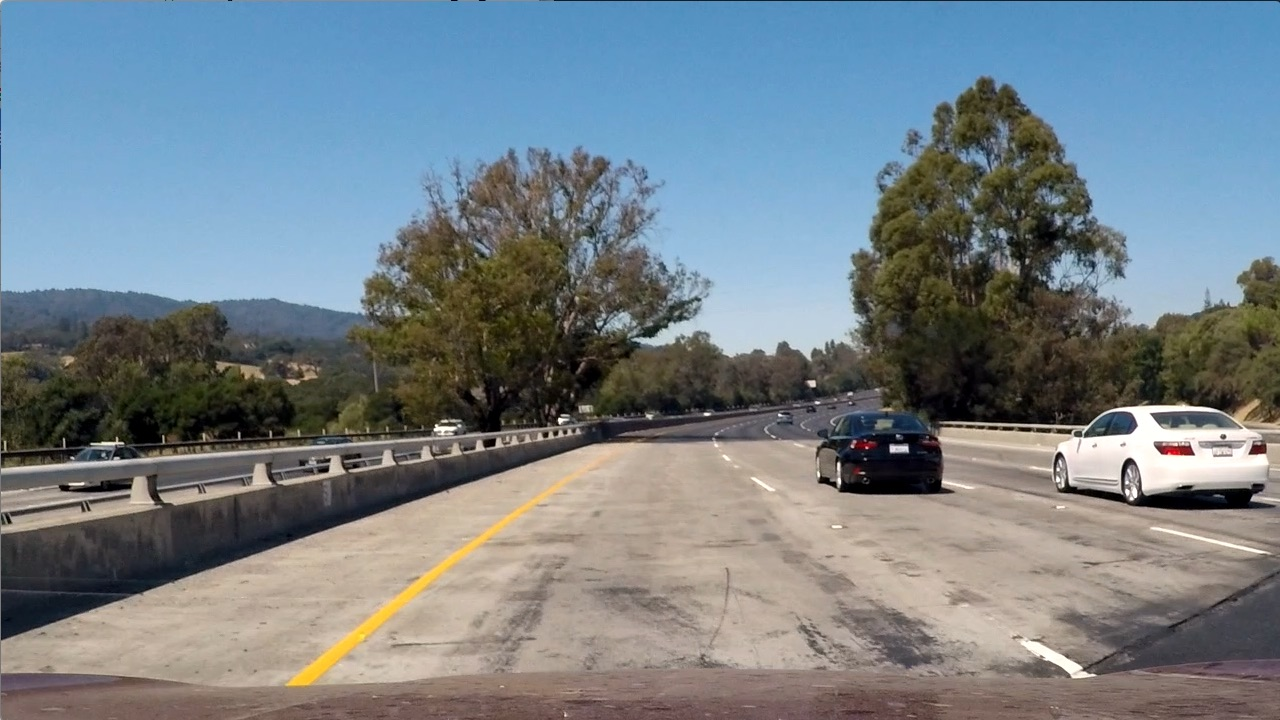
#> input picture test_images/test1.jpg, 1280 x 720 px
$ jupyter execute --allow-errors solution.ipynb   (older library calls are emulated)
#> lines starting #> are read from the running program, lines starting #| are printed output that depends on the picture; after the words box and inside, x2 and y2 are one past the last pixel; in counts of white or black regions, pixels touching at a corner belong together
[cell 1]
import matplotlib.image as mpimg
import matplotlib.pyplot as plt
import numpy as np
import cv2
import glob
import time
import os
import random
import itertools
from skimage.feature import hog
from sklearn.svm import LinearSVC
from sklearn.preprocessing import StandardScaler
from sklearn.model_selection import train_test_split
from scipy.ndimage.measurements import label
from collections import deque
from moviepy.editor import VideoFileClip

### Helper functions

[cell 2]
# Function to return HOG features and visualization
# [37 lines left out: functions get_hog_features, bin_spatial, color_hist, not called in this run]

# Function to extract features from a list of images
def extract_features(imgs, color_space='RGB', spatial_size=(32, 32),
                        hist_bins=32, orient=9,
                        pix_per_cell=8, cell_per_block=2, hog_channel=0,
                        spatial_feat=True, hist_feat=True, hog_feat=True):
    # Create a list to append feature vectors to
    features = []
    # Iterate through the list of images
    for file in imgs:
        file_features = []
        # Read in each one by one
        image = mpimg.imread(file)
        # apply color conversion if other than 'RGB'
        if color_space != 'RGB':
            if color_space == 'HSV':
                feature_image = cv2.cvtColor(image, cv2.COLOR_RGB2HSV)
            elif color_space == 'LUV':
                feature_image = cv2.cvtColor(image, cv2.COLOR_RGB2LUV)
            elif color_space == 'HLS':
                feature_image = cv2.cvtColor(image, cv2.COLOR_RGB2HLS)
            elif color_space == 'YUV':
                feature_image = cv2.cvtColor(image, cv2.COLOR_RGB2YUV)
            elif color_space == 'YCrCb':
                feature_image = cv2.cvtColor(image, cv2.COLOR_RGB2YCrCb)
        else: feature_image = np.copy(image)

        if spatial_feat == True:
            spatial_features = bin_spatial(feature_image, size=spatial_size)
            file_features.append(spatial_features)
        if hist_feat == True:
            # Apply color_hist()
            hist_features = color_hist(feature_image, nbins=hist_bins)
            file_features.append(hist_features)
        if hog_feat == True:
        # Call get_hog_features() with vis=False, feature_vec=True
            if hog_channel == 'ALL':
                hog_features = []
                for channel in range(feature_image.shape[2]):
                    hog_features.append(get_hog_features(feature_image[:,:,channel],
                                        orient, pix_per_cell, cell_per_block,
                                        vis=False, feature_vec=True))
                hog_features = np.ravel(hog_features)
            else:
                hog_features = get_hog_features(feature_image[:,:,hog_channel], orient,
                            pix_per_cell, cell_per_block, vis=False, feature_vec=True)
            # Append the new feature vector to the features list
            file_features.append(hog_features)
        features.append(np.concatenate(file_features))
    # Return list of feature vectors
    return features

# Function to create sliding windows.
# It takes an image, start and stop positions in both x and y,
# window size (x and y dimensions) and overlap fraction (for both x and y)
def slide_window(img, x_start_stop=[None, None], y_start_stop=[None, None],
                    xy_window=(64, 64), xy_overlap=(0.5, 0.5)):
    # If x and/or y start/stop positions not defined, set to image size
    if x_start_stop[0] == None:
        x_start_stop[0] = 0
    if x_start_stop[1] == None:
        x_start_stop[1] = img.shape[1]
    if y_start_stop[0] == None:
        y_start_stop[0] = 0
    if y_start_stop[1] == None:
        y_start_stop[1] = img.shape[0]
    # Compute the span of the region to be searched
    xspan = x_start_stop[1] - x_start_stop[0]
    yspan = y_start_stop[1] - y_start_stop[0]
    # Compute the number of pixels per step in x/y
    nx_pix_per_step = np.int(xy_window[0]*(1 - xy_overlap[0]))
    ny_pix_per_step = np.int(xy_window[1]*(1 - xy_overlap[1]))
    # Compute the number of windows in x/y
    nx_buffer = np.int(xy_window[0]*(xy_overlap[0]))
    ny_buffer = np.int(xy_window[1]*(xy_overlap[1]))
    nx_windows = np.int((xspan-nx_buffer)/nx_pix_per_step)
    ny_windows = np.int((yspan-ny_buffer)/ny_pix_per_step)
    # Initialize a list to append window positions to
    window_list = []
    # Loop through finding x and y window positions
    # Note: you could vectorize this step, but in practice
    # you'll be considering windows one by one with your
    # classifier, so looping makes sense
    for ys in range(ny_windows):
        for xs in range(nx_windows):
            # Calculate window position
            startx = xs*nx_pix_per_step + x_start_stop[0]
            endx = startx + xy_window[0]
            starty = ys*ny_pix_per_step + y_start_stop[0]
            endy = starty + xy_window[1]

            # Append window position to list
            window_list.append(((startx, starty), (endx, endy)))
    # Return the list of windows
    return window_list

# Function to draw bounding boxes
def draw_boxes(img, bboxes, color=(0, 0, 255), thick=6):
    # Make a copy of the image
    imcopy = np.copy(img)
    # Iterate through the bounding boxes
    for bbox in bboxes:
        # Draw a rectangle given bbox coordinates
        cv2.rectangle(imcopy, bbox[0], bbox[1], color, thick)
    # Return the image copy with boxes drawn
    return imcopy

# TODO remove?
# Function to extract features from a single image window.
# [77 lines left out: functions single_img_features, search_windows, not called in this run]

### Reading images of two classes for training and testing

[cell 3]
# Read in cars and notcars
cars = glob.glob('./data/vehicles/*/*.png')
notcars = glob.glob('./data/non-vehicles/*/*.png')

#> (the rest of this cell did not finish here and is left out)

### The feature parameters

[cell 4]
color_space = 'YCrCb'#'RGB' # Can be RGB, HSV, LUV, HLS, YUV, YCrCb
orient = 8  # HOG orientations
pix_per_cell = 8 # HOG pixels per cell
cell_per_block = 2 # HOG cells per block
hog_channel = 'ALL'#0 # Can be 0, 1, 2, or "ALL"
spatial_size = (16, 16)#(16, 16) # Spatial binning dimensions
hist_bins = 32    # Number of histogram bins
spatial_feat = True # Spatial features on or off
hist_feat = True # Histogram features on or off
hog_feat = True # HOG features on or off

y_start_stop=[400, 600] # Min and max in y to search in slide_window()

### Visualise HOG features

[cell 5]
# [18 lines left out: function visualise_hog_features, not called in this run]

#> (the rest of this cell did not finish here and is left out)

### Classifier training

[cell 6]
def train_classifier():

    car_features = extract_features(cars, color_space=color_space,
                        spatial_size=spatial_size, hist_bins=hist_bins,
                        orient=orient, pix_per_cell=pix_per_cell,
                        cell_per_block=cell_per_block,
                        hog_channel=hog_channel, spatial_feat=spatial_feat,
                        hist_feat=hist_feat, hog_feat=hog_feat)
    notcar_features = extract_features(notcars, color_space=color_space,
                        spatial_size=spatial_size, hist_bins=hist_bins,
                        orient=orient, pix_per_cell=pix_per_cell,
                        cell_per_block=cell_per_block,
                        hog_channel=hog_channel, spatial_feat=spatial_feat,
                        hist_feat=hist_feat, hog_feat=hog_feat)

    X = np.vstack((car_features, notcar_features)).astype(np.float64)
    # Fit a per-column scaler
    X_scaler = StandardScaler().fit(X)
    # Apply the scaler to X
    scaled_X = X_scaler.transform(X)
    # Define the labels vector
    y = np.hstack((np.ones(len(car_features)), np.zeros(len(notcar_features))))

    # Split up data into randomized training and test sets
    rand_state = np.random.randint(0, 100)
    X_train, X_test, y_train, y_test = train_test_split(
        scaled_X, y, test_size=0.1, random_state=rand_state)

    print('Using:',orient,'orientations',pix_per_cell, 'pixels per cell and', cell_per_block,'cells per block')
    print('Feature vector length:', len(X_train[0]))
    # Use a linear SVC
    svc = LinearSVC()
    # Check the training time for the SVC
    t=time.time()
    svc.fit(X_train, y_train)
    t2 = time.time()
    print(round(t2-t, 2), 'Seconds to train SVC...')
    # Check the score of the SVC
    print('Test Accuracy of SVC = ', round(svc.score(X_test, y_test), 4))
    # Check the prediction time for a single sample
    t=time.time()

    return X_scaler, svc

#> (the rest of this cell did not finish here and is left out)

### Sliding window

[cell 7]
def visualise_sliding_window(image):

    draw_image = np.copy(image)

    # Uncomment the following line if you extracted training
    # data from .png images (scaled 0 to 1 by mpimg) and the
    # image you are searching is a .jpg (scaled 0 to 255)
    image = image.astype(np.float32)/255

    windows = slide_window(image, x_start_stop=[None, None], y_start_stop=y_start_stop,
                        xy_window=(96, 96), xy_overlap=(0.75, 0.75))

    window_img = draw_boxes(draw_image, windows, color=(0, 0, 255), thick=6)

    fig, ax = plt.subplots(figsize=(15,5))
    ax.imshow(window_img)
    ax.set_title('Sliding windows', fontsize=30)

    plt.savefig('./output_images/sliding_windows.jpg')


    hot_windows = search_windows(image, windows, svc, X_scaler, color_space=color_space,
                            spatial_size=spatial_size, hist_bins=hist_bins,
                            orient=orient, pix_per_cell=pix_per_cell,
                            cell_per_block=cell_per_block,
                            hog_channel=hog_channel, spatial_feat=spatial_feat,
                            hist_feat=hist_feat, hog_feat=hog_feat)

    hot_window_img = draw_boxes(draw_image, hot_windows, color=(0, 0, 255), thick=6)

    fig, ax = plt.subplots(figsize=(15,5))
    ax.imshow(hot_window_img)
    ax.set_title('Sliding window', fontsize=30)

    plt.savefig('./output_images/slide_window.jpg')


image = mpimg.imread('./test_images/test1.jpg')
#> image is the input picture: shape (720, 1280, 3); mean R, G, B 117.5, 128.7, 135.5
#> (the rest of this cell did not finish here and is left out)

#> in visualise_sliding_window, `windows = slide_window(image, x_start_stop=[None, None], y_start_stop=..`: windows = 250 items
#> the loop in draw_boxes, `for bbox in bboxes:` made 250 passes
#> bbox on passes 1 to 3: ((0, 400), (96, 496)), ((24, 400), (120, 496)), ((48, 400), (144, 496))
#> after the loop in draw_boxes, `for bbox in bboxes:`:
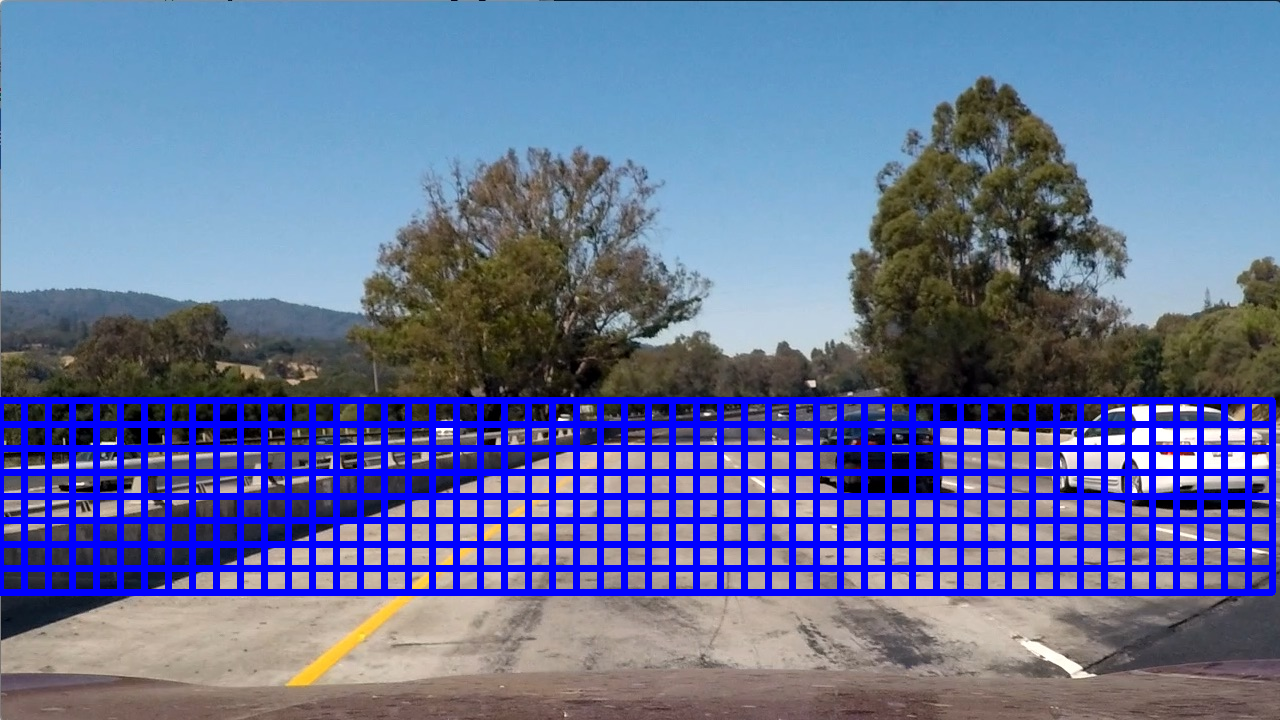
#> imcopy: shape (720, 1280, 3); 14.26% of pixels changed, all inside (x1, y1, x2, y2) = (0, 397, 1276, 596)

### Pipeline

[cell 8]
# [49 lines left out: functions add_heat, apply_threshold, process_labeled_bboxes, process_heat, not called in this run]

[cell 9]
# [25 lines left out: function process_image, not called in this run]

[cell 10]
glob_bbox = deque([], maxlen = 20)

output_video = './result_project_video.mp4' # New video
#> (the rest of this cell did not finish here and is left out)

### Process 6 frames from the video

#> (a cell that did not finish here is left out)

[cell 12]
images = glob.glob("./video_images/frame*.jpg")

def process_frames(images):
    for file in images:
        image = mpimg.imread(file)
        window_img, heatmap = process_image_single(image)
        fig, (ax1, ax2, ax3) = plt.subplots(1, 3, figsize=(20,10))
        heatmap = apply_threshold(heatmap, 1)
        labels = label(heatmap)
        ax1.imshow(window_img)
        ax2.imshow(heatmap)
        ax3.imshow(labels[0], cmap='gray')
        ax1.set_title('Detected vehicles')
        ax2.set_title('Heatmap of the detected vehicles')
        ax3.set_title('scipy.ndimage.measurements.label()')
        ax1.axis('off')
        ax2.axis('off')
        ax3.axis('off')

    plt.savefig('./output_images/video_frames.jpg')
#> (the rest of this cell did not finish here and is left out)

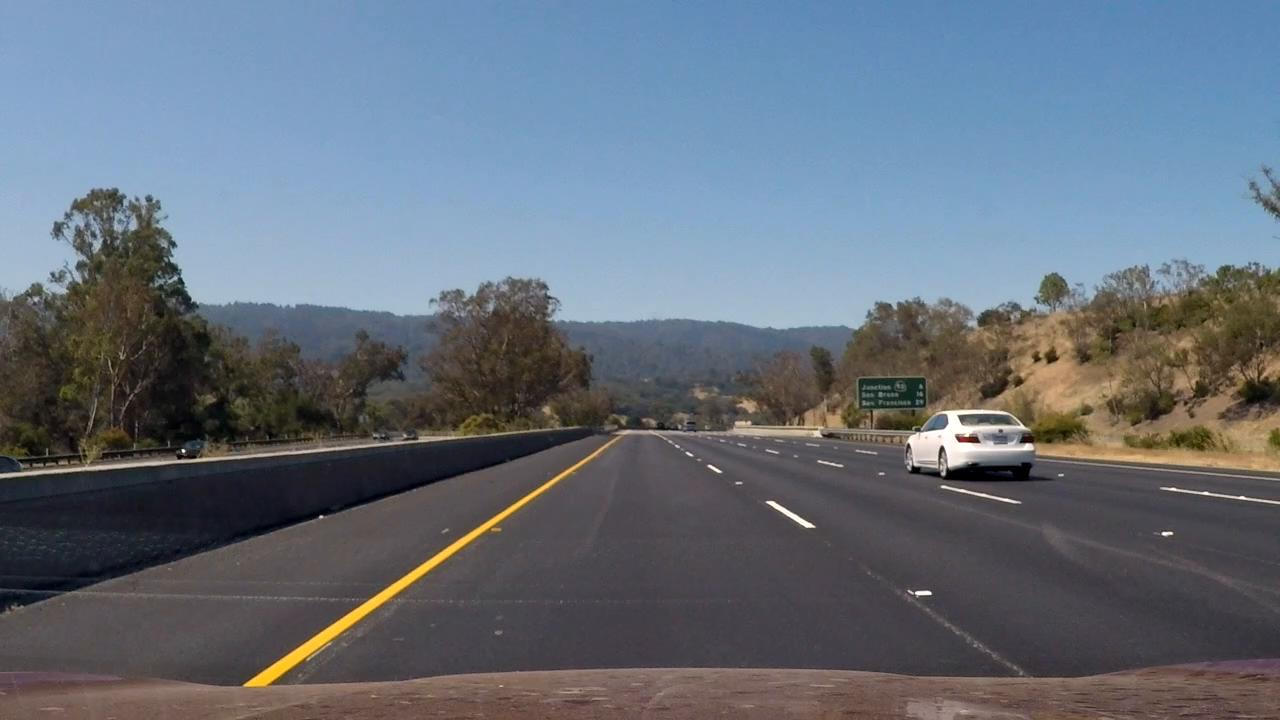
#> input picture video_images/frame1.jpg, 1280 x 720 px
#> in process_frames, image is the input picture: shape (720, 1280, 3); mean R, G, B 101.3, 111, 122.9
